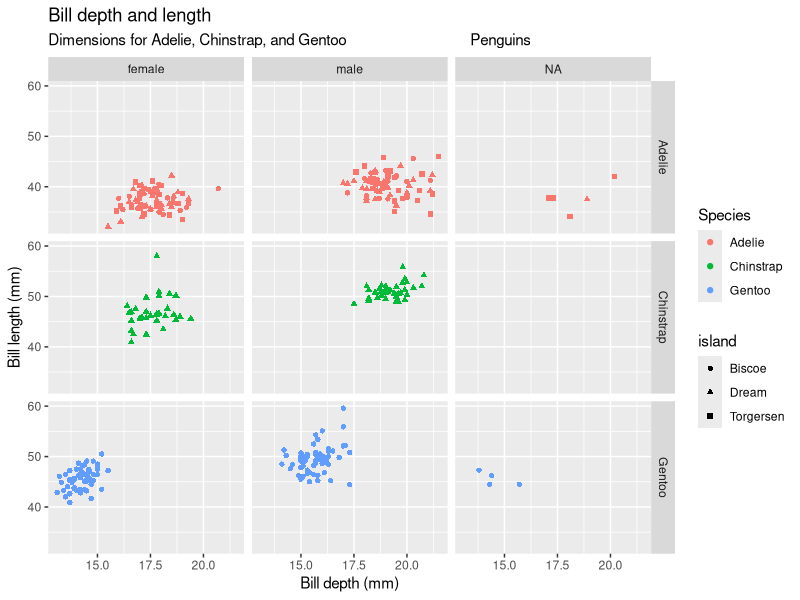

Reproduce this figure in R.
## ---- chunk 1
library(palmerpenguins)
library(tidyverse)
ggplot(penguins,
      aes(x = bill_depth_mm,
          y = bill_length_mm,
          colour = species,
          shape=island)) +
  geom_point() +
  labs(title = "Bill depth and length",
       subtitle = "Dimensions for Adelie, Chinstrap, and Gentoo                               Penguins",
       x = "Bill depth (mm)", 
       y = "Bill length (mm)",
       colour = "Species") + 
       facet_grid(species ~ sex)
